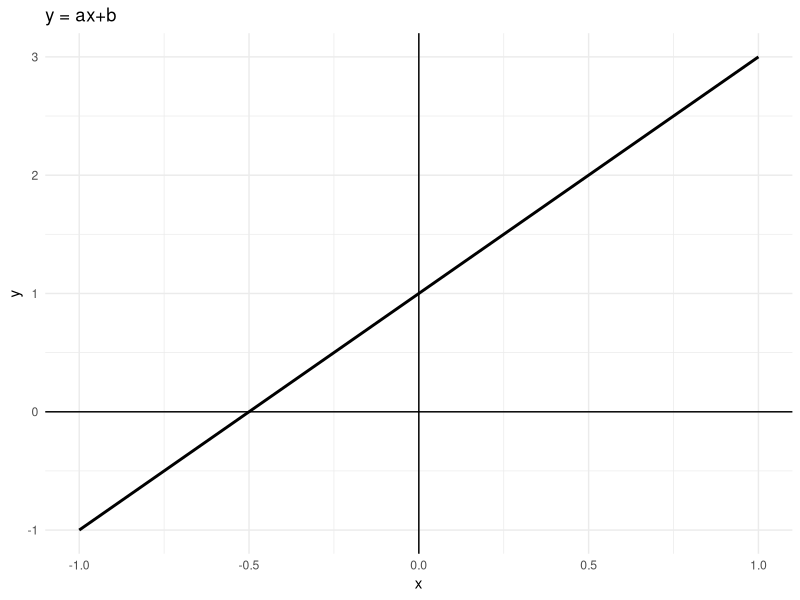
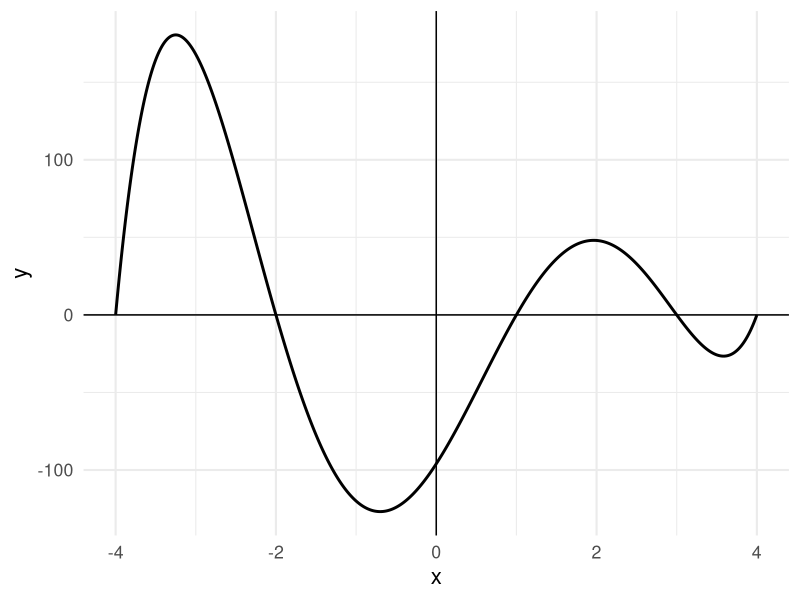

The R source for these figures, in order: (Note: this script raises an error after producing the figures.)
## ---- chunk 1
library(tidyverse)
theme_set(theme_minimal(base_size = 16))
knitr::opts_chunk$set(comment=NA, fig.width=7, fig.height=5, 
                      fig.align = 'center', out.width = 600,
                      message=FALSE, warning=FALSE, echo=FALSE)
## ---- chunk 2

a <- 2
b <- 1

x <- seq(-1,1,0.01)
y <- a*x + b

p <- ggplot(data = tibble(x,y)) +
  geom_line(aes(x=x,y=y),size=1) +
  theme_minimal() +
  geom_hline(yintercept = 0) +
  geom_vline(xintercept = 0) +
  ggtitle('y = ax+b')

p
## ---- chunk 3

arbitrary_polynomial <- function(x){
  return((x-1)*(x+2)*(x-3)*(x+4)*(x-4))
 # return(x^5 + 3*x^4 - 2*x^3 + 5*x^2 - 6*x + 2)
}

#TODO: Set the interval really small when you're ready to publish
x <- seq(-4,4,0.005)
y <- arbitrary_polynomial(x)

p <- ggplot(data = tibble(x,y)) +
  geom_line(aes(x=x,y=y),size=1) +
  xlab('x') + ylab('y')
  

p + 
  geom_hline(yintercept = 0) +
  geom_vline(xintercept = 0)
## ---- chunk 4
knitr::include_graphics('img/leibniz.jpg')
## ---- chunk 5
p +
  geom_hline(yintercept = 0) +
  geom_vline(xintercept = 0)

## ---- chunk 6

# Add first rectangle
p + 
  geom_hline(yintercept = 0) +
  geom_vline(xintercept = 0) +
  geom_rect(aes(xmin=1.2, xmax=1.75, ymin=25, ymax=50), fill = NA, 
            color="black", alpha=0.5) 

## ---- chunk 7

# Zoom into first rectangle
p + scale_x_continuous(limits = c(1.2, 1.75)) +
  scale_y_continuous(limits = c(25, 50)) +
  geom_rect(aes(xmin=1.2, xmax=1.75, ymin=25, ymax=50), fill = NA, 
            color="black", alpha=0.5) 

## ---- chunk 8

# Add second rectangle
p + scale_x_continuous(limits = c(1.2, 1.75)) +
  scale_y_continuous(limits = c(25, 50)) +
  geom_rect(aes(xmin=1.425, xmax=1.525, ymin=32.5, ymax=37.5), fill = NA, 
            color="black", alpha=0.5) 

## ---- chunk 9

# Zoom into second rectangle
p + scale_x_continuous(limits = c(1.425, 1.525)) +
  scale_y_continuous(limits = c(32.5, 37.5)) +
  geom_rect(aes(xmin=1.425, xmax=1.525, ymin=32.5, ymax=37.5), fill = NA, 
            color="black", alpha=0.5) 

## ---- chunk 10

# Add third rectangle
p + scale_x_continuous(limits = c(1.425, 1.525)) +
  scale_y_continuous(limits = c(32.5, 37.5)) +
  geom_rect(aes(xmin=1.4775, xmax=1.4875, ymin=35, ymax=35.5), fill = NA, 
            color="black", alpha=0.5) 

## ---- chunk 11

# Zoom to third rectangle
p + scale_x_continuous(limits = c(1.4775, 1.4875)) +
  scale_y_continuous(limits = c(35, 35.5)) +
  geom_rect(aes(xmin=1.4775, xmax=1.4875, ymin=35, ymax=35.5), fill = NA, 
            color="black", alpha=0.5) 

## ---- chunk 12

f <- function(x){
  3*x^2 + 2*x + 3
}

f_prime <- function(x){
  6*x + 2
}

x <- seq(-2,2, 0.001)

data <- tibble(x = x,
               y1 = f(x),
               y2 = f_prime(x))

ggplot(data) +
  geom_line(aes(x=x,y=y1), color = 'black', size = 1) +
  geom_line(aes(x=x,y=y2), color = 'red', size = 1) +
  xlab('x') + ylab('y') +
  geom_hline(yintercept = 0) + geom_vline(xintercept = 0) +
  geom_text(aes(x=0.8,y=15,label="f(x) = 3x^2 + 2x + 3"), size = 5) +
  geom_text(aes(x=1.5,y=6,label="f '(x) = 6x + 2"), color = 'red', size = 5)
  


## ---- chunk 13

f <- function(x){
  2*x^2 + 8*x - 32
}

f_prime <- function(x){
  4*x + 8
}

x <- seq(-10,10,0.001)

data <- tibble(x=x,
               y1 = f(x),
               y2 = f_prime(x))

p <- ggplot(data = data) +
  geom_line(aes(x=x,y=y1),size = 1) +
  xlab('x') + ylab('y')
              
p
## ---- chunk 14

p + geom_text(aes(x=7,y=175,label="f(x)"), size = 5) +
  geom_line(aes(x=x,y=y2), color = 'red', size = 1) +
  geom_text(aes(x=9,y=20,label="f '(x)"), size = 5, color = 'red') +
  geom_vline(xintercept = -2, linetype = 'dashed', color = 'blue') +
  geom_text(aes(x = 0, y = 125, label = 'x = -2'), color = 'blue', size = 5)

## ---- chunk 15

happiness <- function(j){
  (-1/3)*j^3 + 81*j + 2
}

happiness_prime <- function(j){
  81 - j^2
}

j <- seq(0, 15, 0.01)
h <- happiness(j)
h_prime <- happiness_prime(j)

ggplot(data = tibble(j, h, h_prime)) +
  geom_line(aes(x=j,y=h), size = 1) +
  geom_line(aes(x=j,y=h_prime), color = 'red', size = 1) +
  xlab('Jellybeans Consumed') + ylab('Happiness') +
  geom_text(aes(x=13,y=420,label = 'h(j)'), size = 5) +
  geom_text(aes(x=14,y=-40,label = "h'(j)"), color = 'red', size = 5) +
  geom_vline(xintercept = 9, linetype = 'dashed', color = 'blue')


## ---- chunk 16

data = tibble(x = -2:2,
              y = 2)

ggplot() +
  geom_rect(aes(xmin = -2, xmax = 2, ymin = 0, ymax = 2),
            alpha = 0.3, fill = 'blue') + 
  geom_line(data = data, aes(x=x,y=y), size = 1) +
  scale_x_continuous(limits = c(-4,4)) +
  scale_y_continuous(limits = c(-4,4)) +
  geom_hline(yintercept = 0) + geom_vline(xintercept = 0) + 
  xlab('x') + ylab('y') + 
  geom_text(aes(x=2.4,y=2, label='f(x)'), size = 5)


## ---- chunk 17

f <- function(x){
  x^3 - 2*x^2 + 2
}

# f <- function(x){
#   0.7*x^2
# }

x <- seq(-2,2,0.01)

data <- tibble(x=x,
               y=f(x))

ggplot() +
  geom_line(data = data, aes(x=x,y=y), size = 1) +
  scale_x_continuous(limits = c(-4,4)) +
  scale_y_continuous(limits = c(-4,4)) +
  geom_hline(yintercept = 0) + geom_vline(xintercept = 0) + 
  xlab('x') + ylab('y') + 
  geom_text(aes(x=2.4,y=2, label='f(x)'), size = 5)


## ---- chunk 18

f <- function(x){
  x^3 - 2*x^2 + 2
}



rectangles <- tibble(xmin = 1:10,
                     xmax = 2:11,
                     ymin = 0,
                     ymax = 1:10)


ggplot() +
  geom_rect(data = rectangles,
            aes(xmin = xmin, xmax = xmax, ymin = ymin, ymax = ymax),
            fill = 'blue', color = 'black', alpha = 0.3) +
  theme_bw()

## ---- chunk 19

x = -1:5

ggplot(data = tibble(x)) +
  geom_line(aes(x=x,y=x), size = 1) +
  geom_vline(xintercept = 0) +
  geom_hline(yintercept = 0) +
  xlab('x') + ylab('f(x)') +
  geom_vline(xintercept = 4, linetype = 'dashed', color = 'blue')

